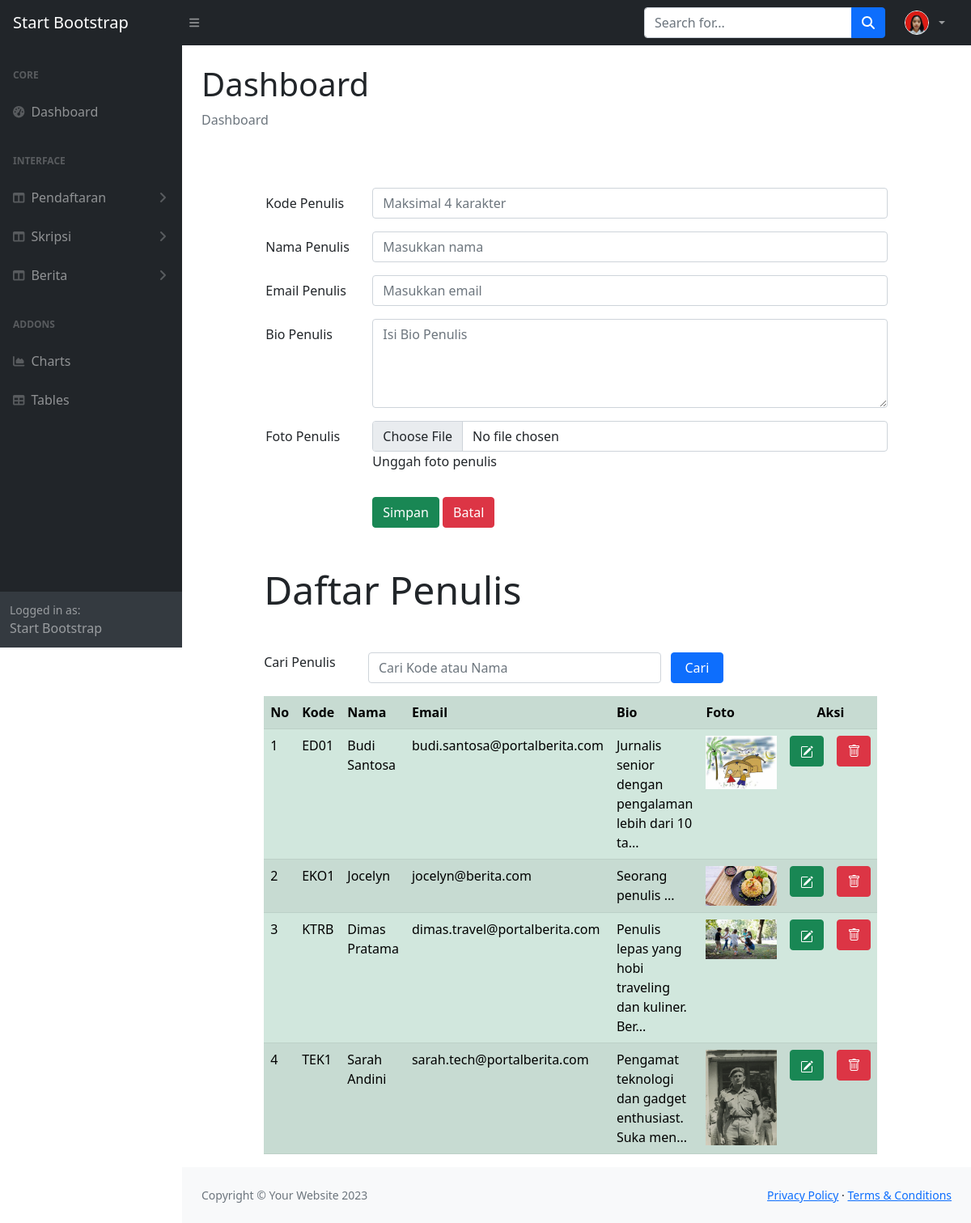
Screenshot of /admin/inputpenulis.php (signed in) with the database file from the repository.
### tables this page shows
CREATE TABLE `penulis` (
  `penulis_ID` char(4) NOT NULL,
  `penulis_NAMA` text NOT NULL,
  `penulis_EMAIL` text NOT NULL,
  `penulis_FOTO` text NOT NULL,
  `penulis_BIO` text NOT NULL
);

### admin/inputpenulis.php (the view, shortened to what this page needs)
<!DOCTYPE html>
<html lang="en">
<?php
include "bagiankode/head.php";
?>
<body class="sb-nav-fixed">
  <?php
  include "bagiankode/menunav.php";
  ?>
  <div id="layoutSidenav">
    <?php
    include "bagiankode/menu.php";
    ?>
    <div id="layoutSidenav_content">
      <main>
        <div class="container-fluid px-4">
          <h1 class="mt-4">Dashboard</h1>
          <ol class="breadcrumb mb-4">
            <li class="breadcrumb-item active">Dashboard</li>
          </ol>
          <head>
            <link rel="stylesheet" type="text/css" href="css/bootstrap.min.css">
            <link rel="stylesheet" href="https://cdnjs.cloudflare.com/ajax/libs/select2/4.0.9/css/select2.min.css">
            <link rel="stylesheet" type="text/css"
              href="https://cdnjs.cloudflare.com/ajax/libs/bootstrap-icons/1.13.1/font/bootstrap-icons.min.css">
          </head>
          <body>
            <?php
            include("includes/config.php");
            if (isset($_POST["kirim"])) {
              $search = $_POST["search"];
              $query = mysqli_query($conn, "select * from penulis
                            where penulis_NAMA LIKE '%" . $search . "%'
                            OR penulis_ID LIKE '%" . $search . "%'
                            order by penulis_ID");
            } else {
              $query = mysqli_query($conn, "select * from penulis
                            order by penulis_ID");
            }
            ?>
            <div class="row">
              <div class="col-1"></div>
              <div class="col-10">
                <form method="POST" enctype="multipart/form-data">
                  <div class="row mb-3 mt-5">
                    <label for="idPENULIS" class="col-sm-2 col-form-label">Kode Penulis</label>
                    <div class="col-sm-10">
                      <input type="text" class="form-control" id="idPENULIS" name="idPENULIS" maxlength="4"
                        placeholder="Maksimal 4 karakter">
                    </div>
                  </div>
                  <div class="row mb-3">
                    <label for="namaPENULIS" class="col-sm-2 col-form-label">Nama Penulis</label>
                    <div class="col-sm-10">
                      <input type="text" class="form-control" id="namaPENULIS" name="namaPENULIS" maxlength="100"
                          placeholder="Masukkan nama">
                    </div>
                  </div>
                  <div class="row mb-3">
                    <label for="emailPENULIS" class="col-sm-2 col-form-label">Email Penulis</label>
                    <div class="col-sm-10">
                      <input type="email" class="form-control" id="emailPENULIS" name="emailPENULIS" maxlength="100"
                        placeholder="Masukkan email">
                    </div>
                  </div>
                  <div class="row mb-3">
                    <label for="bioPENULIS" class="col-sm-2 col-form-label">Bio Penulis</label>
                    <div class="col-sm-10">
                      <textarea class="form-control" id="bioPENULIS" name="bioPENULIS" rows="4" placeholder="Isi Bio Penulis"></textarea>
                    </div>
                  </div>
                  <div class="row mb-3">
                    <label for="fotoPENULIS" class="col-sm-2 col-form-label">Foto Penulis</label>
                    <div class="col-sm-10">
                      <input type="file" class="form-control" id="fotoPENULIS" name="fotoPENULIS">
                      <p class="help-block">Unggah foto penulis</p>
                    </div>
                  </div>
                  <div class="form-group row">
                    <div class="col-2"></div>
                    <div class="col-10">
                      <input type="submit" class="btn btn-success" value="Simpan" name="Simpan">
                      <input type="reset" class="btn btn-danger" value="Batal" name="Batal">
                    </div>
                  </div>
                </form>
              </div>
              <div class="row">
                <div class="col-1"></div>
                <div class="col-10">
                  <div class="jumbotron mt-5 mb-3">
                    <h1 class="display-5">Daftar Penulis</h1>
                  </div>
                  <form method="POST">
                    <div class="form-group row mt-5 mb-3">
                      <label for="search" class="col-sm-2">Cari Penulis</label>
                      <div class="col-sm-6">
                        <input type="text" name="search" class="form-control" id="search" value="<?php if (isset($_POST["search"])) {
                          echo $_POST["search"];
                        } ?>" placeholder="Cari Kode atau Nama">
                      </div>
                      <input type="submit" name="kirim" value="Cari" class="col-sm-1 btn btn-primary">
                    </div>
                  </form>
                  <table class="table table-striped table-success">
                    <tr class="info">
                      <th>No</th>
                      <th>Kode</th>
                      <th>Nama</th>
                      <th>Email</th>
                      <th>Bio</th>
                      <th>Foto</th>
                      <th colspan="2" style="text-align: center;">Aksi</th>
                    </tr>
                    <?php
                    $nomor = 1;
                    while ($row = mysqli_fetch_array($query)) { ?>
                      <tr class="danger">
                        <td><?php echo $nomor; ?></td>
                        <td><?php echo $row['penulis_ID']; ?></td>
                        <td><?php echo $row['penulis_NAMA']; ?></td>
                        <td><?php echo $row['penulis_EMAIL']; ?></td>
                        <td><?php echo substr($row['penulis_BIO'], 0, 50); ?>...</td>
                        <td>
                          <?php if ($row['penulis_FOTO'] == "") {
                            echo "<img src='images/default-avatar.png' width='88' onerror=\"this.src='https://via.placeholder.com/88x88?text=No+Photo'\"/>";
                          } else { ?>
                            <img src="images/<?php echo $row['penulis_FOTO'] ?>" width="88" class="img-responsive" />
                          <?php } ?>
                        </td>
                        <td>
                          <a href="editpenulis.php?ubahpenulis=<?php echo $row["penulis_ID"] ?>" class="btn btn-success"
                            title="EDIT">
                          </a>
                        </td>
                        <td>
                          <a href="hapuspenulis.php?hapuspenulis=<?php echo $row["penulis_ID"] ?>" class="btn btn-danger"
                            title="HAPUS">
                            <i class="bi bi-trash"></i>
                          </a>
                        </td>
                      </tr>
                      <?php
                      $nomor++;
                    } ?>
                  </table>
                </div>
              </div>
          </body>
        </div>
      </main>
      <?php
      include "bagiankode/footer.php";
      ?>
    </div>
  </div>
</body>
</html>

### admin/bagiankode/menunav.php (shortened to what this page needs)
<?php
include "includes/config.php";
if (isset($_SESSION['useremail'])) {
    $email_log = $_SESSION['useremail'];
    $admin_query = mysqli_query($conn, "SELECT admin_FOTO, admin_NAMA FROM admin WHERE admin_USER = '$email_log'");
    $admin_data = mysqli_fetch_array($admin_query);
    $foto_db = $admin_data['admin_FOTO'];
} else {
    $nama_admin = "Admin";
    $foto_db = "";
}
if (!empty($foto_db)) {
        $foto_tampil = 'images/' . $foto_db;
    }
?>
<nav class="sb-topnav navbar navbar-expand navbar-dark bg-dark">
  <a class="navbar-brand ps-3" href="dashboard.php">Start Bootstrap</a>
  <button class="btn btn-link btn-sm order-1 order-lg-0 me-4 me-lg-0" id="sidebarToggle" href="#!"><i class="fas fa-bars"></i></button>
  <form class="d-none d-md-inline-block form-inline ms-auto me-0 me-md-3 my-2 my-md-0">
    <div class="input-group">
      <input class="form-control" type="text" placeholder="Search for..." aria-label="Search for..." aria-describedby="btnNavbarSearch" />
      <button class="btn btn-primary" id="btnNavbarSearch" type="button"><i class="fas fa-search"></i></button>
    </div>
  </form>
  <ul class="navbar-nav ms-auto ms-md-0 me-3 me-lg-4">
    <li class="nav-item dropdown">
      <a class="nav-link dropdown-toggle" id="navbarDropdown" href="#" role="button" data-bs-toggle="dropdown" aria-expanded="false" style="display: flex; align-items: center;">
        <img src="<?php echo $foto_tampil; ?>"
             alt="Profile"
             class="rounded-circle"
             style="width: 30px; height: 30px; object-fit: cover; margin-right: 8px; border: 1px solid #fff;">
      </a>
    </li>
  </ul>
</nav>

### rows the page displays
penulis: penulis_ID "ED01", penulis_NAMA "Budi Santosa", penulis_EMAIL "budi.santosa@portalberita.com", penulis_BIO "Jurnalis senior dengan pengalaman lebih dari 10 ta", penulis_FOTO (picture)
penulis: penulis_ID "EKO1", penulis_NAMA "Jocelyn", penulis_EMAIL "jocelyn@berita.com", penulis_BIO "Seorang penulis", penulis_FOTO (picture)
penulis: penulis_ID "KTRB", penulis_NAMA "Dimas Pratama", penulis_EMAIL "dimas.travel@portalberita.com", penulis_BIO "Penulis lepas yang hobi traveling dan kuliner. Ber", penulis_FOTO (picture)
penulis: penulis_ID "TEK1", penulis_NAMA "Sarah Andini", penulis_EMAIL "sarah.tech@portalberita.com", penulis_BIO "Pengamat teknologi dan gadget enthusiast. Suka men", penulis_FOTO (picture)
